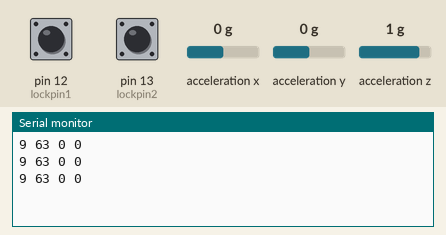
Simulated run of this sketch. Board: Arduino Uno, built with avr-gcc and run on an emulated ATmega328P. Parts: the last lines printed to the serial monitor. The inputs (shaded band) are chosen by the test bench; at power-on: acceleration x 0 g, pin 12 (lockpin1) HIGH, pin 13 (lockpin2) HIGH, acceleration z 1 g, acceleration y 0 g.

Above: at 1.2 s.
1.3 s: acceleration x set to -1.4 g
At 1.87 s:
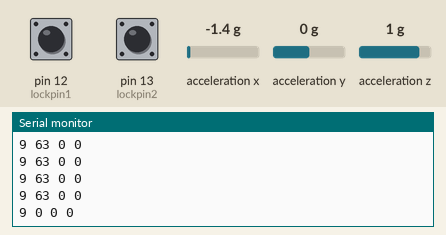
2.8 s: pin 12 (lockpin1) pulled LOW for 0.5 s
At 3.07 s:
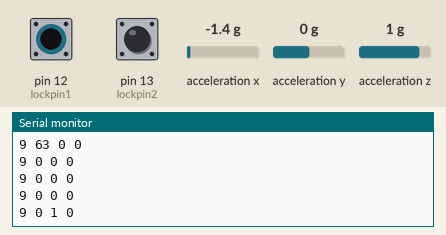
4.8 s: pin 13 (lockpin2) pulled LOW for 0.5 s
At 5.08 s:
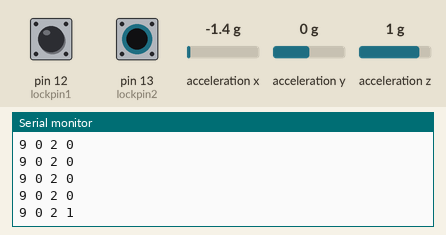
6.8 s: acceleration z set to -1.4 g
At 7.09 s:
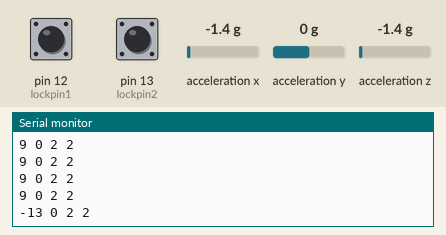
8.3 s: pin 12 (lockpin1) pulled LOW for 1 s
At 8.69 s:
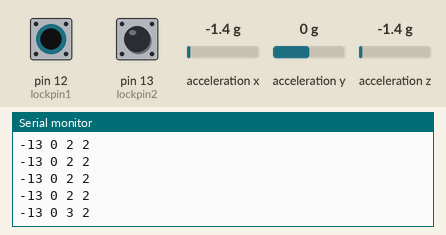
10.8 s: pin 13 (lockpin2) pulled LOW for 1 s
At 11.11 s:
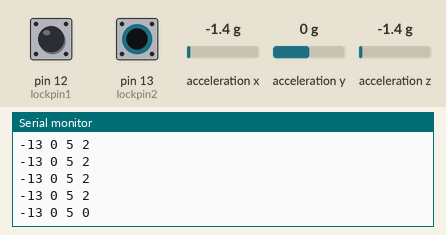
Timing chart, 0 to 13.8 s (numbered marks = the images above; inputs shaded):
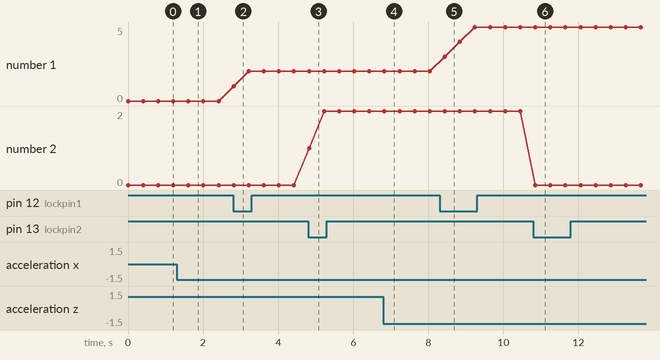

The sketch:

NEW_ADXL_TWO_MODES-LED.ino
```cpp
#include <Wire.h>
#include <Adafruit_Sensor.h>
#include <Adafruit_ADXL345_U.h>

/* Assign a unique ID to this sensor at the same time */
Adafruit_ADXL345_Unified accel = Adafruit_ADXL345_Unified(12345);

#define C4 0x30
#define Cs4 0x31
#define D4 0x32
#define E4 0x34
#define F4 0x35
#define G4 0x37
#define A4a 0x39
#define B4 0x3B

#define C5 0x3C
#define D5 0x3E
#define E5 0x40
#define F5 0x41
#define G5 0x43
#define A5a 0x45
#define As5 0x46
#define B5 0x47
#define C6 0x48
#define Cs6 0x49

#define OFF 0x80
#define ON 0x90
#define lockpin1 12

#define lockpin2 13
int prev=0;
int z;
int flag=0;
int zreading;
int xreading;
int counta=0;
int countb=0;

void displaySensorDetails(void)
{
  sensor_t sensor;
  accel.getSensor(&sensor);
  /*Serial.println("------------------------------------");
  Serial.print  ("Sensor:       "); Serial.println(sensor.name);
  Serial.print  ("Driver Ver:   "); Serial.println(sensor.version);
  Serial.print  ("Unique ID:    "); Serial.println(sensor.sensor_id);
  Serial.print  ("Max Value:    "); Serial.print(sensor.max_value); Serial.println(" m/s^2");
  Serial.print  ("Min Value:    "); Serial.print(sensor.min_value); Serial.println(" m/s^2");
  Serial.print  ("Resolution:   "); Serial.print(sensor.resolution); Serial.println(" m/s^2");
  Serial.println("------------------------------------");
  Serial.println("");
  delay(500);
  */
}

void displayDataRate(void)
{
  /*Serial.print  ("Data Rate:    ");

  switch(accel.getDataRate())
  {
    case ADXL345_DATARATE_3200_HZ:
      Serial.print  ("3200 ");
      break;
    case ADXL345_DATARATE_1600_HZ:
      Serial.print  ("1600 ");
      break;
    case ADXL345_DATARATE_800_HZ:
      Serial.print  ("800 ");
      break;
    case ADXL345_DATARATE_400_HZ:
      Serial.print  ("400 ");
      break;
    case ADXL345_DATARATE_200_HZ:
      Serial.print  ("200 ");
      break;
    case ADXL345_DATARATE_100_HZ:
      Serial.print  ("100 ");
      break;
    case ADXL345_DATARATE_50_HZ:
      Serial.print  ("50 ");
      break;
    case ADXL345_DATARATE_25_HZ:
      Serial.print  ("25 ");
      break;
    case ADXL345_DATARATE_12_5_HZ:
      Serial.print  ("12.5 ");
      break;
    case ADXL345_DATARATE_6_25HZ:
      Serial.print  ("6.25 ");
      break;
    case ADXL345_DATARATE_3_13_HZ:
      Serial.print  ("3.13 ");
      break;
    case ADXL345_DATARATE_1_56_HZ:
      Serial.print  ("1.56 ");
      break;
    case ADXL345_DATARATE_0_78_HZ:
      Serial.print  ("0.78 ");
      break;
    case ADXL345_DATARATE_0_39_HZ:
      Serial.print  ("0.39 ");
      break;
    case ADXL345_DATARATE_0_20_HZ:
      Serial.print  ("0.20 ");
      break;
    case ADXL345_DATARATE_0_10_HZ:
      Serial.print  ("0.10 ");
      break;
    default:
      Serial.print  ("???? ");
      break;
  }
  Serial.println(" Hz");
  */
}

void displayRange(void)
{
  /*Serial.print  ("Range:         +/- ");

  switch(accel.getRange())
  {
    case ADXL345_RANGE_16_G:
      Serial.print  ("16 ");
      break;
    case ADXL345_RANGE_8_G:
      Serial.print  ("8 ");
      break;
    case ADXL345_RANGE_4_G:
      Serial.print  ("4 ");
      break;
    case ADXL345_RANGE_2_G:
      Serial.print  ("2 ");
      break;
    default:
      Serial.print  ("?? ");
      break;
  }
  Serial.println(" g");
  */
}

void setup(void)
{
#ifndef ESP8266
  while (!Serial);
#endif
  Serial.begin(9600);
  pinMode(lockpin1,INPUT_PULLUP);
  pinMode(lockpin2,INPUT_PULLUP);
  //Serial.println("Accelerometer Test"); Serial.println("");

  /* Initialise the sensor */
  if(!accel.begin())
  {
    /* There was a problem detecting the ADXL345 ... check your connections */
    //Serial.println("Ooops, no ADXL345 detected ... Check your wiring!");
    while(1);
  }

  /* Set the range to whatever is appropriate for your project */
  accel.setRange(ADXL345_RANGE_8_G);
  //displaySetRange(ADXL345_RANGE_8_G);
  // displaySetRange(ADXL345_RANGE_4_G);
  // displaySetRange(ADXL345_RANGE_2_G);

  /* Display some basic information on this sensor */
  displaySensorDetails();

  /* Display additional settings (outside the scope of sensor_t) */
  displayDataRate();
  displayRange();
  //Serial.println("");
}

void loop(void)
{
  /* Get a new sensor event */
  sensors_event_t event;
  accel.getEvent(&event);
  xreading=constrain(map(event.acceleration.x,-11,11,1,126), 0, 127);  //required as pitchbend takes 8 bit argument
  //Serial.print("Z: "); Serial.print(event.acceleration.z); Serial.print("  ");Serial.println("m/s^2 ");

  if(digitalRead(lockpin1)==LOW){
      counta=counta+1 ;
      zreading=event.acceleration.z;//value of z-acceleration when the button is pressed
  }
  if(digitalRead(lockpin2)==LOW){
      countb=countb+1 ;
      zreading=event.acceleration.z;//value of z-acceleration when the button is pressed
  }

     if(counta%2==0&&countb%2==0){
      serialcomm(event.acceleration.z, xreading, counta,countb);
      notescale(event.acceleration.z);}
      //if switch is not pressed or pressed even number of times then send the values according to accelerometer z value
      else if(counta%2==1 && countb%2==1){countb=0;
     serialcomm(zreading,xreading,counta,countb);
     ledscale(zreading,xreading);}
      else if(countb%2==0&&counta%2==1){
      serialcomm(zreading,xreading,counta,countb);
      ledscale(zreading,xreading);}
      else{
        serialcomm(zreading,xreading,counta,countb);
        ledscale(zreading,xreading);}


      delay(400);

   /* Arduino Packet Syntax:  "zvalue <space> xvalue <space> count <newline character> "
    Split() method was used in Python to generate a list "zvalue, xvalue, count"
    reading= ser.readline.rstrip().split()
    print reading
    will give output "-10, 10, 2"
    */
}

void serialcomm(int zvalue, int xvalue, int counta,int countb)
{
      Serial.print(zvalue);
      Serial.print(" ");
      Serial.print(xvalue);
      Serial.print(" ");
      Serial.print(counta);
      Serial.print(" ");
       Serial.println(countb);
}


void ledscale(int z,int x){

  int i =2;
  while(i<12) digitalWrite(i++,LOW);
  digitalWrite(A3,LOW);
  digitalWrite(A0,LOW);
  digitalWrite(A1,LOW);
  digitalWrite(A2,LOW);
    x = constrain(map(x,15,110,-3,3),-3,3);
    z = constrain(map(z,-8,9,-4,3),-4,4);
    switch(z){
      case 4: digitalWrite(9,HIGH);
      case 3: digitalWrite(8,HIGH);
      case 2: digitalWrite(7,HIGH);
      case 1: digitalWrite(6,HIGH);
              break;
      case -4: digitalWrite(5,HIGH);
      case -3: digitalWrite(4,HIGH);
      case -2: digitalWrite(3,HIGH);
      case -1: digitalWrite(2,HIGH);
              break;
      default: break;


    }
   switch(x){

      case 3: digitalWrite(A2,HIGH);
      case 2: digitalWrite(A1,HIGH);
      case 1: digitalWrite(A0,HIGH);
              break;
      case -3: digitalWrite(A3,HIGH);
      case -2: digitalWrite(11,HIGH);
      case -1: digitalWrite(10,HIGH);
              break;
      default: break;


    }
    //Serial.println(x);
}
void notescale(int z){
  int i =2;
  while(i<10) digitalWrite(i++,LOW);


    z = constrain(map(z,-8,8,-4,4),-4,4);
    switch(z){
      case 4: digitalWrite(9,HIGH);
      case 3: digitalWrite(8,HIGH);
      case 2: digitalWrite(7,HIGH);
      case 1: digitalWrite(6,HIGH);
              break;
      case -4: digitalWrite(5,HIGH);
      case -3: digitalWrite(4,HIGH);
      case -2: digitalWrite(3,HIGH);
      case -1: digitalWrite(2,HIGH);
              break;
      default: break;
}
}
```

Measured:
- after the input at 1.3 s, the serial monitor: prints a new line after 0.31 s (image 1)
- after the input at 2.8 s, the serial monitor: prints a new line at once (image 2)
- after the input at 4.8 s, the serial monitor: prints a new line at once (image 3)
- after the input at 6.8 s, the serial monitor: prints a new line at once (image 4)
- after the input at 8.3 s, the serial monitor: prints a new line after 0.14 s (image 5)
- after the input at 10.8 s, the serial monitor: prints a new line after 0.05 s (image 6)
- plotted number 1: 0 → 2 after the input at 2.8 s, 2 → 5 after the input at 8.3 s
